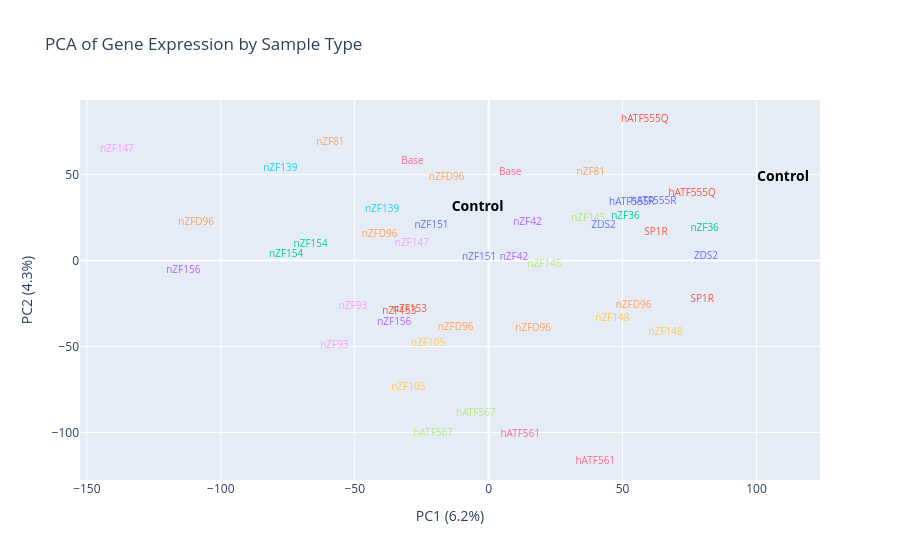

Source (notebook cell):
### Code cell
fig2 = px.scatter(
    pca_df,
    x='PC1', y='PC2',
    color='sample_type',
    text='sample_type',
    hover_name=pca_df.index,
    labels={
        'PC1': f'PC1 ({pca.explained_variance_ratio_[0]:.1%})',
        'PC2': f'PC2 ({pca.explained_variance_ratio_[1]:.1%})',
    },
    title='PCA of Gene Expression by Sample Type',
)

fig2.update_traces(mode='text')
fig2.update_layout(showlegend=False)

for trace in fig2.data:
    if trace.name == 'Control':
        trace.textfont.color = 'black'
        trace.textfont.size = 14
        trace.textfont.weight = 'bold'
    else:
        trace.textfont.color = trace.marker.color
        trace.textfont.size = 10

fig2.show()

### Figure 1 — Plotly figure (JSON) as saved in the notebook; plotly's stock layout.template omitted (floating-point values rounded to 4 significant figures)
{"data": [{"hovertemplate": "<b>%{hovertext}</b><br><br>sample_type=%{text}<br>PC1 (6.2%)=%{x}<br>PC2 (4.3%)=%{y}<extra></extra>", "hovertext": [null, null], "legendgroup": "ZDS2", "marker": {"color": "#636efa", "symbol": "circle"}, "mode": "text", "name": "ZDS2", "orientation": "v", "showlegend": true, "text": ["ZDS2", "ZDS2"], "textfont": {"color": "#636efa", "size": 10}, "type": "scatter", "x": [81.14, 42.94], "xaxis": "x", "y": [2.601, 20.33], "yaxis": "y"}, {"hovertemplate": "<b>%{hovertext}</b><br><br>sample_type=%{text}<br>PC1 (6.2%)=%{x}<br>PC2 (4.3%)=%{y}<extra></extra>", "hovertext": [null, null], "legendgroup": "SP1R", "marker": {"color": "#EF553B", "symbol": "circle"}, "mode": "text", "name": "SP1R", "orientation": "v", "showlegend": true, "text": ["SP1R", "SP1R"], "textfont": {"color": "#EF553B", "size": 10}, "type": "scatter", "x": [62.47, 79.72], "xaxis": "x", "y": [16.36, -22.79], "yaxis": "y"}, {"hovertemplate": "<b>%{hovertext}</b><br><br>sample_type=%{text}<br>PC1 (6.2%)=%{x}<br>PC2 (4.3%)=%{y}<extra></extra>", "hovertext": [null, null], "legendgroup": "nZF36", "marker": {"color": "#00cc96", "symbol": "circle"}, "mode": "text", "name": "nZF36", "orientation": "v", "showlegend": true, "text": ["nZF36", "nZF36"], "textfont": {"color": "#00cc96", "size": 10}, "type": "scatter", "x": [51.06, 80.62], "xaxis": "x", "y": [25.6, 18.71], "yaxis": "y"}, {"hovertemplate": "<b>%{hovertext}</b><br><br>sample_type=%{text}<br>PC1 (6.2%)=%{x}<br>PC2 (4.3%)=%{y}<extra></extra>", "hovertext": [null, null], "legendgroup": "nZF42", "marker": {"color": "#ab63fa", "symbol": "circle"}, "mode": "text", "name": "nZF42", "orientation": "v", "showlegend": true, "text": ["nZF42", "nZF42"], "textfont": {"color": "#ab63fa", "size": 10}, "type": "scatter", "x": [14.49, 9.437], "xaxis": "x", "y": [22.06, 1.716], "yaxis": "y"}, {"hovertemplate": "<b>%{hovertext}</b><br><br>sample_type=%{text}<br>PC1 (6.2%)=%{x}<br>PC2 (4.3%)=%{y}<extra></extra>", "hovertext": [null, null], "legendgroup": "nZF81", "marker": {"color": "#FFA15A", "symbol": "circle"}, "mode": "text", "name": "nZF81", "orientation": "v", "showlegend": true, "text": ["nZF81", "nZF81"], "textfont": {"color": "#FFA15A", "size": 10}, "type": "scatter", "x": [-59.08, 38.13], "xaxis": "x", "y": [68.98, 51.2], "yaxis": "y"}, {"hovertemplate": "<b>%{hovertext}</b><br><br>sample_type=%{text}<br>PC1 (6.2%)=%{x}<br>PC2 (4.3%)=%{y}<extra></extra>", "hovertext": [null, null], "legendgroup": "nZF139", "marker": {"color": "#19d3f3", "symbol": "circle"}, "mode": "text", "name": "nZF139", "orientation": "v", "showlegend": true, "text": ["nZF139", "nZF139"], "textfont": {"color": "#19d3f3", "size": 10}, "type": "scatter", "x": [-39.8, -77.78], "xaxis": "x", "y": [29.78, 53.76], "yaxis": "y"}, {"hovertemplate": "<b>%{hovertext}</b><br><br>sample_type=%{text}<br>PC1 (6.2%)=%{x}<br>PC2 (4.3%)=%{y}<extra></extra>", "hovertext": [null, null], "legendgroup": "Base", "marker": {"color": "#FF6692", "symbol": "circle"}, "mode": "text", "name": "Base", "orientation": "v", "showlegend": true, "text": ["Base", "Base"], "textfont": {"color": "#FF6692", "size": 10}, "type": "scatter", "x": [-28.45, 8.074], "xaxis": "x", "y": [57.86, 50.99], "yaxis": "y"}, {"hovertemplate": "<b>%{hovertext}</b><br><br>sample_type=%{text}<br>PC1 (6.2%)=%{x}<br>PC2 (4.3%)=%{y}<extra></extra>", "hovertext": [null, null], "legendgroup": "nZF145", "marker": {"color": "#B6E880", "symbol": "circle"}, "mode": "text", "name": "nZF145", "orientation": "v", "showlegend": true, "text": ["nZF145", "nZF145"], "textfont": {"color": "#B6E880", "size": 10}, "type": "scatter", "x": [20.84, 37.18], "xaxis": "x", "y": [-2.429, 24.53], "yaxis": "y"}, {"hovertemplate": "<b>%{hovertext}</b><br><br>sample_type=%{text}<br>PC1 (6.2%)=%{x}<br>PC2 (4.3%)=%{y}<extra></extra>", "hovertext": [null, null], "legendgroup": "nZF147", "marker": {"color": "#FF97FF", "symbol": "circle"}, "mode": "text", "name": "nZF147", "orientation": "v", "showlegend": true, "text": ["nZF147", "nZF147"], "textfont": {"color": "#FF97FF", "size": 10}, "type": "scatter", "x": [-28.67, -138.7], "xaxis": "x", "y": [10.11, 64.87], "yaxis": "y"}, {"hovertemplate": "<b>%{hovertext}</b><br><br>sample_type=%{text}<br>PC1 (6.2%)=%{x}<br>PC2 (4.3%)=%{y}<extra></extra>", "hovertext": [null, null], "legendgroup": "nZF148", "marker": {"color": "#FECB52", "symbol": "circle"}, "mode": "text", "name": "nZF148", "orientation": "v", "showlegend": true, "text": ["nZF148", "nZF148"], "textfont": {"color": "#FECB52", "size": 10}, "type": "scatter", "x": [66.1, 46.18], "xaxis": "x", "y": [-41.59, -33.68], "yaxis": "y"}, {"hovertemplate": "<b>%{hovertext}</b><br><br>sample_type=%{text}<br>PC1 (6.2%)=%{x}<br>PC2 (4.3%)=%{y}<extra></extra>", "hovertext": [null, null], "legendgroup": "nZF151", "marker": {"color": "#636efa", "symbol": "circle"}, "mode": "text", "name": "nZF151", "orientation": "v", "showlegend": true, "text": ["nZF151", "nZF151"], "textfont": {"color": "#636efa", "size": 10}, "type": "scatter", "x": [-21.33, -3.549], "xaxis": "x", "y": [20.47, 1.544], "yaxis": "y"}, {"hovertemplate": "<b>%{hovertext}</b><br><br>sample_type=%{text}<br>PC1 (6.2%)=%{x}<br>PC2 (4.3%)=%{y}<extra></extra>", "hovertext": [null, null], "legendgroup": "nZF153", "marker": {"color": "#EF553B", "symbol": "circle"}, "mode": "text", "name": "nZF153", "orientation": "v", "showlegend": true, "text": ["nZF153", "nZF153"], "textfont": {"color": "#EF553B", "size": 10}, "type": "scatter", "x": [-29.39, -33.34], "xaxis": "x", "y": [-28.21, -29.36], "yaxis": "y"}, {"hovertemplate": "<b>%{hovertext}</b><br><br>sample_type=%{text}<br>PC1 (6.2%)=%{x}<br>PC2 (4.3%)=%{y}<extra></extra>", "hovertext": [null, null], "legendgroup": "nZF154", "marker": {"color": "#00cc96", "symbol": "circle"}, "mode": "text", "name": "nZF154", "orientation": "v", "showlegend": true, "text": ["nZF154", "nZF154"], "textfont": {"color": "#00cc96", "size": 10}, "type": "scatter", "x": [-75.59, -66.45], "xaxis": "x", "y": [3.712, 9.233], "yaxis": "y"}, {"hovertemplate": "<b>%{hovertext}</b><br><br>sample_type=%{text}<br>PC1 (6.2%)=%{x}<br>PC2 (4.3%)=%{y}<extra></extra>", "hovertext": [null, null], "legendgroup": "nZF156", "marker": {"color": "#ab63fa", "symbol": "circle"}, "mode": "text", "name": "nZF156", "orientation": "v", "showlegend": true, "text": ["nZF156", "nZF156"], "textfont": {"color": "#ab63fa", "size": 10}, "type": "scatter", "x": [-114.0, -35.24], "xaxis": "x", "y": [-5.484, -36.17], "yaxis": "y"}, {"hovertemplate": "<b>%{hovertext}</b><br><br>sample_type=%{text}<br>PC1 (6.2%)=%{x}<br>PC2 (4.3%)=%{y}<extra></extra>", "hovertext": [null, null, null, null, null, null], "legendgroup": "nZFD96", "marker": {"color": "#FFA15A", "symbol": "circle"}, "mode": "text", "name": "nZFD96", "orientation": "v", "showlegend": true, "text": ["nZFD96", "nZFD96", "nZFD96", "nZFD96", "nZFD96", "nZFD96"], "textfont": {"color": "#FFA15A", "size": 10}, "type": "scatter", "x": [-12.36, 16.62, 54.12, -40.74, -15.68, -109.2], "xaxis": "x", "y": [-38.62, -39.6, -26.27, 15.05, 48.64, 21.94], "yaxis": "y"}, {"hovertemplate": "<b>%{hovertext}</b><br><br>sample_type=%{text}<br>PC1 (6.2%)=%{x}<br>PC2 (4.3%)=%{y}<extra></extra>", "hovertext": [null, null], "legendgroup": "Control", "marker": {"color": "#19d3f3", "symbol": "circle"}, "mode": "text", "name": "Control", "orientation": "v", "showlegend": true, "text": ["Control", "Control"], "textfont": {"color": "black", "size": 14, "weight": "bold"}, "type": "scatter", "x": [-4.117, 109.9], "xaxis": "x", "y": [30.66, 48.13], "yaxis": "y"}, {"hovertemplate": "<b>%{hovertext}</b><br><br>sample_type=%{text}<br>PC1 (6.2%)=%{x}<br>PC2 (4.3%)=%{y}<extra></extra>", "hovertext": [null, null], "legendgroup": "hATF561", "marker": {"color": "#FF6692", "symbol": "circle"}, "mode": "text", "name": "hATF561", "orientation": "v", "showlegend": true, "text": ["hATF561", "hATF561"], "textfont": {"color": "#FF6692", "size": 10}, "type": "scatter", "x": [11.79, 39.81], "xaxis": "x", "y": [-101.1, -116.6], "yaxis": "y"}, {"hovertemplate": "<b>%{hovertext}</b><br><br>sample_type=%{text}<br>PC1 (6.2%)=%{x}<br>PC2 (4.3%)=%{y}<extra></extra>", "hovertext": [null, null], "legendgroup": "hATF567", "marker": {"color": "#B6E880", "symbol": "circle"}, "mode": "text", "name": "hATF567", "orientation": "v", "showlegend": true, "text": ["hATF567", "hATF567"], "textfont": {"color": "#B6E880", "size": 10}, "type": "scatter", "x": [-20.72, -4.79], "xaxis": "x", "y": [-100.4, -88.75], "yaxis": "y"}, {"hovertemplate": "<b>%{hovertext}</b><br><br>sample_type=%{text}<br>PC1 (6.2%)=%{x}<br>PC2 (4.3%)=%{y}<extra></extra>", "hovertext": [null, null], "legendgroup": "nZF93", "marker": {"color": "#FF97FF", "symbol": "circle"}, "mode": "text", "name": "nZF93", "orientation": "v", "showlegend": true, "text": ["nZF93", "nZF93"], "textfont": {"color": "#FF97FF", "size": 10}, "type": "scatter", "x": [-57.59, -50.67], "xaxis": "x", "y": [-49.13, -26.53], "yaxis": "y"}, {"hovertemplate": "<b>%{hovertext}</b><br><br>sample_type=%{text}<br>PC1 (6.2%)=%{x}<br>PC2 (4.3%)=%{y}<extra></extra>", "hovertext": [null, null], "legendgroup": "nZF105", "marker": {"color": "#FECB52", "symbol": "circle"}, "mode": "text", "name": "nZF105", "orientation": "v", "showlegend": true, "text": ["nZF105", "nZF105"], "textfont": {"color": "#FECB52", "size": 10}, "type": "scatter", "x": [-30.0, -22.61], "xaxis": "x", "y": [-73.72, -48.37], "yaxis": "y"}, {"hovertemplate": "<b>%{hovertext}</b><br><br>sample_type=%{text}<br>PC1 (6.2%)=%{x}<br>PC2 (4.3%)=%{y}<extra></extra>", "hovertext": [null, null], "legendgroup": "hATF555R", "marker": {"color": "#636efa", "symbol": "circle"}, "mode": "text", "name": "hATF555R", "orientation": "v", "showlegend": true, "text": ["hATF555R", "hATF555R"], "textfont": {"color": "#636efa", "size": 10}, "type": "scatter", "x": [53.48, 61.53], "xaxis": "x", "y": [33.98, 34.61], "yaxis": "y"}, {"hovertemplate": "<b>%{hovertext}</b><br><br>sample_type=%{text}<br>PC1 (6.2%)=%{x}<br>PC2 (4.3%)=%{y}<extra></extra>", "hovertext": [null, null], "legendgroup": "hATF555Q", "marker": {"color": "#EF553B", "symbol": "circle"}, "mode": "text", "name": "hATF555Q", "orientation": "v", "showlegend": true, "text": ["hATF555Q", "hATF555Q"], "textfont": {"color": "#EF553B", "size": 10}, "type": "scatter", "x": [75.95, 58.29], "xaxis": "x", "y": [38.91, 82.38], "yaxis": "y"}], "layout": {"legend": {"title": {"text": "sample_type"}, "tracegroupgap": 0}, "showlegend": false, "title": {"text": "PCA of Gene Expression by Sample Type"}, "xaxis": {"anchor": "y", "domain": [0, 1], "title": {"text": "PC1 (6.2%)"}}, "yaxis": {"anchor": "x", "domain": [0, 1], "title": {"text": "PC2 (4.3%)"}}}}
